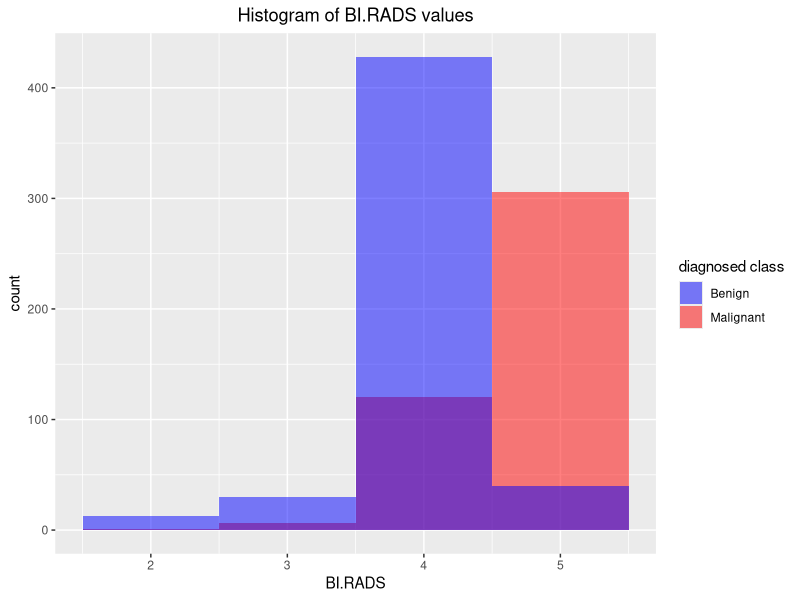
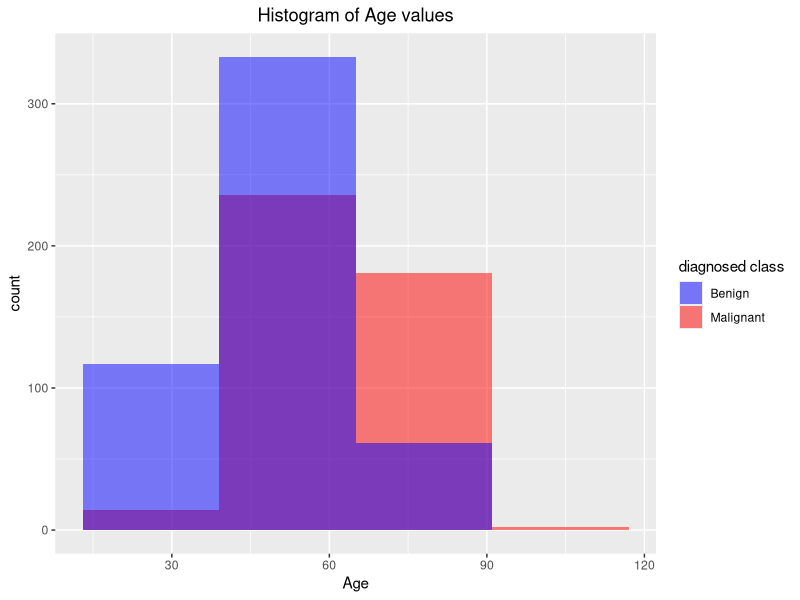
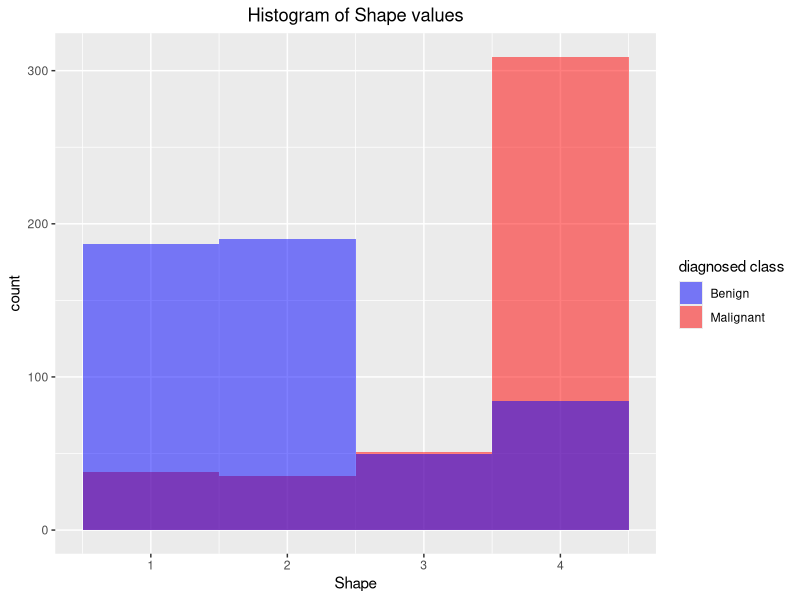
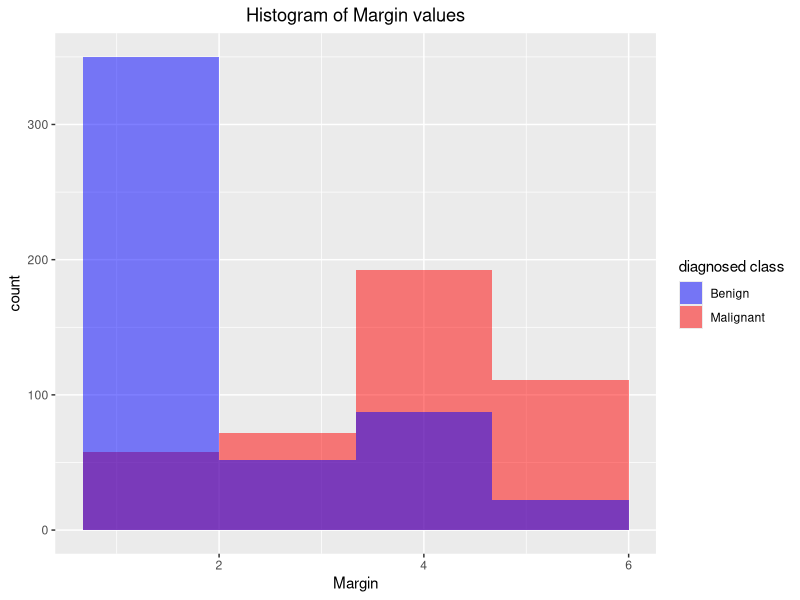
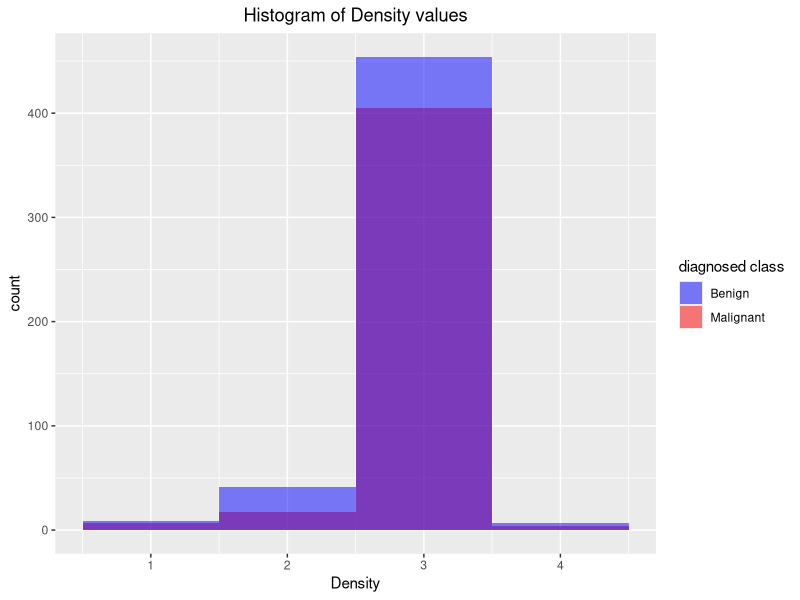
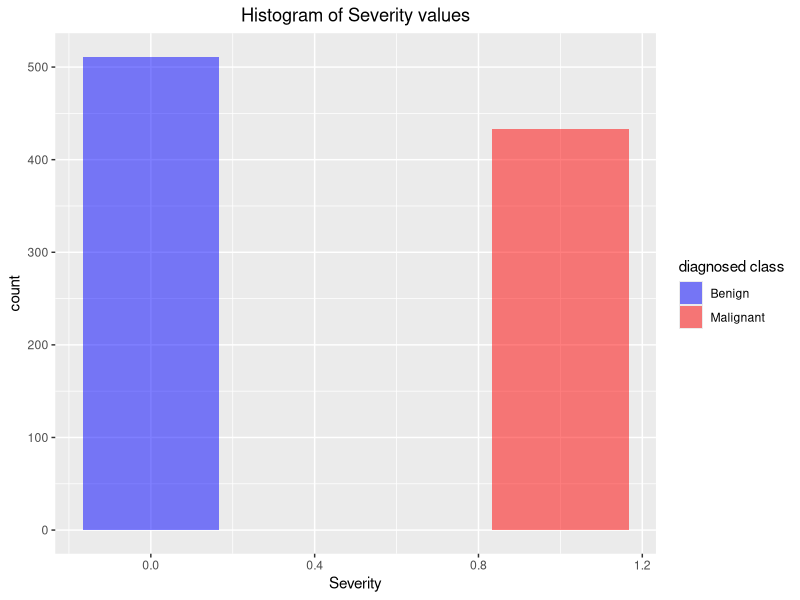
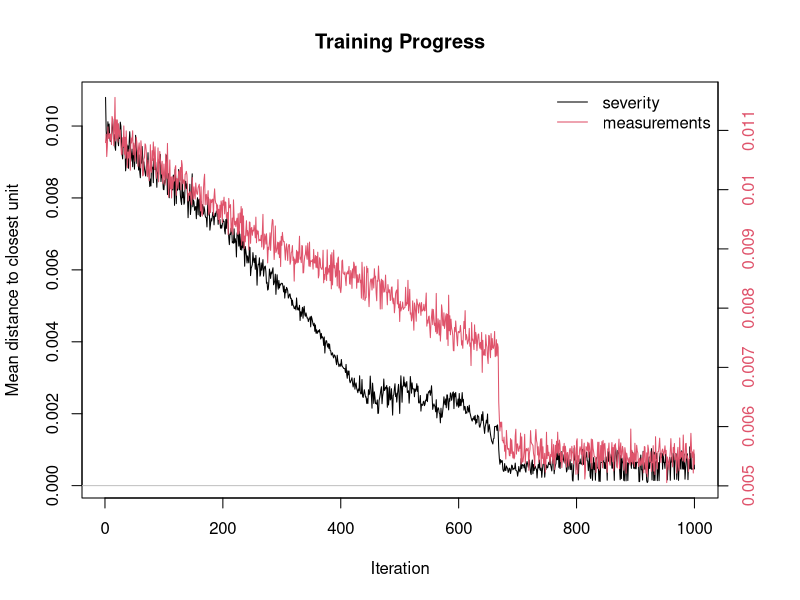
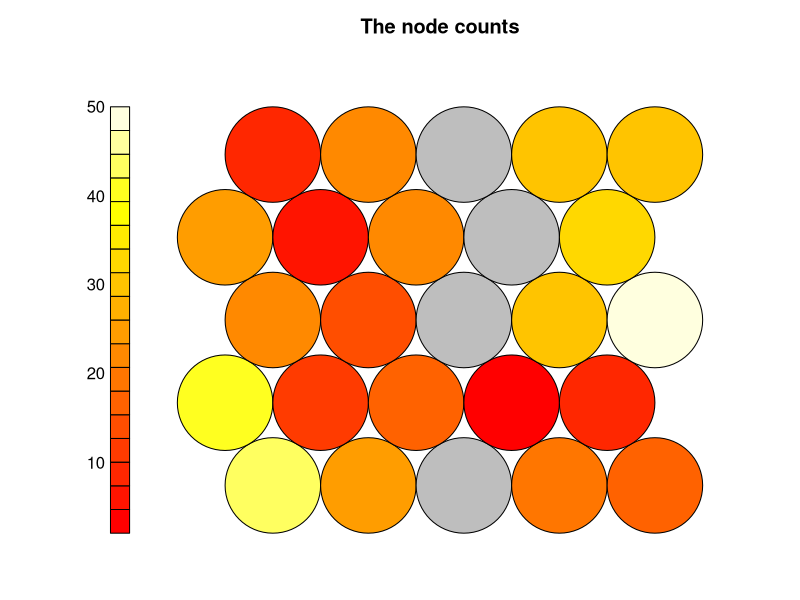

The R source for these figures, in order:
## ---- chunk 1
cat("\014")
rm(list = ls())
library(dplyr)
library(ggplot2)
library(kohonen)

## ---- chunk 2

dataset <- read.csv("./data/dataset.csv", 
                        header = TRUE, 
                        sep = ",",
                        stringsAsFactors = FALSE)

# conversion to numeric type
for (i in 1:5){
  dataset[,i] <- as.numeric(dataset[,i])
}


# predicting missing values with linear model
for(i in 1:5){
  datasetok <- switch(i,dataset[!is.na(dataset$BI.RADS),],
                      dataset[!is.na(dataset$Age),],
                      dataset[!is.na(dataset$Shape),],
                      dataset[!is.na(dataset$Margin),],
                      dataset[!is.na(dataset$Density),])
  datasetna <- switch(i,dataset[is.na(dataset$BI.RADS),],
                      dataset[is.na(dataset$Age),],
                      dataset[is.na(dataset$Shape),],
                      dataset[is.na(dataset$Margin),],
                      dataset[is.na(dataset$Density),])
  model <- switch(i,lm(BI.RADS ~ Severity,data = datasetok,na.action=na.omit),
                  lm(Age ~ Severity*(BI.RADS),data = datasetok,na.action=na.omit),
                  lm(Shape ~ Severity*(Age+BI.RADS),data = datasetok,na.action=na.omit),
                  lm(Margin ~ Severity*(Age+Shape+BI.RADS),data = datasetok,na.action=na.omit),
                  lm(Density ~ Severity*(Age+Shape+Margin+BI.RADS),data = datasetok,na.action=na.omit))
  summary(model)
  dataset[is.na(dataset[,i]),i] <- round(predict(model,datasetna))
}

# division of the data set into malignant and benign lesions
Malignant <- dataset[dataset$Severity == 1,]
Benign <- dataset[dataset$Severity == 0,]

Benign <- Benign[!(Benign$BI.RADS < 1 | Benign$BI.RADS > 5  | Benign$Shape < 1  | Benign$Shape > 4
                  | Benign$Margin < 1  | Benign$Margin > 5  | Benign$Density < 1  | Benign$Density > 4),]
Malignant <- Malignant[!(Malignant$BI.RADS < 1 | Malignant$BI.RADS > 5  | Malignant$Shape < 1  | Malignant$Shape > 4
                  | Malignant$Margin < 1  | Malignant$Margin > 5  | Malignant$Density < 1  | Malignant$Density > 4),]

numberOfMalignant <- nrow(Malignant)
numberOfBenign <- nrow(Benign)

# division into two different sets: test and training data
dataset <- rbind(Malignant,Benign)
trainingData <- rbind(Malignant[1:round(dim(Malignant)[1]/2),],Benign[1:round(dim(Benign)[1]/2),])
testingData <- rbind(Malignant[(round(dim(Malignant)[1]/2)+1):dim(Malignant)[1],],Benign[(round(dim(Benign)[1]/2)+1):dim(Benign)[1],])

# editing and correcting the names of individual lines
rownames(testingData) <- cat(1:dim(testingData)[1])
rownames(trainingData) <- cat(1:dim(trainingData)[1])

# data normalization (in the range from 0 to 1)
for (i in 1:5){
  trainingData[,i] <- (trainingData[,i] - min(trainingData[,i]))/(max(trainingData[,i])-min(trainingData[,i]))
  testingData[,i] <- (testingData[,i] - min(testingData[,i]))/(max(testingData[,i])-min(testingData[,i]))
}

# saving the data for faster loading and optimal application operation
save(dataset,testingData,trainingData,Malignant,Benign, file="./data/processed_dataset.RData")


## ---- chunk 3

ggplot(Malignant,aes(BI.RADS, fill = "Malignant")) + geom_histogram(bins = 4, alpha = 0.5) + 
  geom_histogram(data = Benign,mapping = aes(BI.RADS, fill = "Benign"),bins = 4, alpha = 0.5) +
  ggtitle("Histogram of BI.RADS values") +
  theme(plot.title = element_text(hjust = 0.5)) +
  scale_fill_manual(name="diagnosed class",values=c(Malignant="red",Benign="blue"))

ggplot(Malignant,aes(Age, fill = "Malignant")) + geom_histogram(bins = 4, alpha = 0.5) + 
  geom_histogram(data = Benign,mapping = aes(Age, fill = "Benign"),bins = 4, alpha = 0.5) +
  ggtitle("Histogram of Age values") +
  theme(plot.title = element_text(hjust = 0.5)) +
  scale_fill_manual(name="diagnosed class",values=c(Malignant="red",Benign="blue"))

ggplot(Malignant,aes(Shape, fill = "Malignant")) + geom_histogram(bins = 4, alpha = 0.5) + 
  geom_histogram(data = Benign,mapping = aes(Shape, fill = "Benign"),bins = 4, alpha = 0.5) +
  ggtitle("Histogram of Shape values") +
  theme(plot.title = element_text(hjust = 0.5)) +
  scale_fill_manual(name="diagnosed class",values=c(Malignant="red",Benign="blue"))

ggplot(Malignant,aes(Margin, fill = "Malignant")) + geom_histogram(bins = 4, alpha = 0.5) + 
  geom_histogram(data = Benign,mapping = aes(Margin, fill = "Benign"),bins = 4, alpha = 0.5) +
  ggtitle("Histogram of Margin values") +
  theme(plot.title = element_text(hjust = 0.5)) +
  scale_fill_manual(name="diagnosed class",values=c(Malignant="red",Benign="blue"))

ggplot(Malignant,aes(Density, fill = "Malignant")) + geom_histogram(bins = 4, alpha = 0.5) + 
  geom_histogram(data = Benign,mapping = aes(Density, fill = "Benign"),bins = 4, alpha = 0.5) +
  ggtitle("Histogram of Density values") +
  theme(plot.title = element_text(hjust = 0.5)) +
  scale_fill_manual(name="diagnosed class",values=c(Malignant="red",Benign="blue"))

ggplot(Malignant,aes(Severity, fill = "Malignant")) + geom_histogram(bins = 4, alpha = 0.5) + 
  geom_histogram(data = Benign,mapping = aes(Severity, fill = "Benign"),bins = 4, alpha = 0.5) +
  ggtitle("Histogram of Severity values") +
  theme(plot.title = element_text(hjust = 0.5)) +
  scale_fill_manual(name="diagnosed class",values=c(Malignant="red",Benign="blue"))

## ---- chunk 4

# create data that will be marked separately
trainingdata <- list(severity = as.matrix(trainingData[,6]),measurements = as.matrix(trainingData[,1:5]))

# set the appropriate SOM parameters
set.seed(303803)
gridNumOfRow <- 5
gridNumOfCol <- 5
numberOfIterations <- 1000
learningRate <- c(0.05,0.001)
topology <- c("rectangular", "hexagonal")
data_train_matrix <- as.matrix(trainingData)
som_grid <- somgrid(xdim = gridNumOfRow, ydim=gridNumOfCol, topo=topology[2], neighbourhood.fct = "gaussian")
som_model <- supersom(trainingdata, 
		grid=som_grid, 
		rlen=numberOfIterations, 
		alpha=learningRate, 
		keep.data = TRUE)

## ---- chunk 5

# Training progress
plot(som_model, type="changes",main="Training Progress")

# Node counts
plot(som_model, type="count",main="The node counts")

# Node maps
plot(som_model, type="mapping",main="Mapping of the activated nodes")

# Node quality
plot(som_model, type="quality",main="The quality of the mapping")

# Neighbor distance
plot(som_model, type="dist.neighbours",main="SOM neighbour distances")

# Node codes
plot(som_model, type="codes",main="Codes / Weight vectors view")

# setting the coloring function for cluster plot
coolBlueHotRed <- function(n, alpha = 1) {rainbow(n, end=4/6, alpha=alpha)[n:1]}
pretty_palette <- c("#1f77b4","#ff7f0e","#2ca02c", "#d62728","#9467bd","#8c564b","#e377c2")
c <- som_model$codes 
som_cluster <- cutree(hclust(dist(som_model$codes[[1]])), 2)
# chosen clusters
plot(som_model, type="mapping", bgcol = pretty_palette[som_cluster],main = "Classification - division into clusters")
add.cluster.boundaries(som_model, som_cluster)

## ---- chunk 6

# predict results with testing data set
testingdata <- list(measurements = as.matrix(testingData[,1:5]))
som.prediction <- predict(som_model, newdata = testingdata)
resultsTable <- table(testingData[,6],som.prediction$predictions[["severity"]])

score <- sum(diag(resultsTable)) # <---- determinant of truth table
truthTable <- resultsTable # <---- Truth table
cat("Tablica prawdy:")
print(truthTable)
predictions <- som.prediction$predictions[["severity"]] #  <---- results for test set

# count sensitivity and specificity from truth table
sensitivity <- truthTable[2,2] / (truthTable[2,2] + truthTable[1,2])
specificity <- truthTable[1,1] / (truthTable[1,1] + truthTable[2,1])

# print sensitivity and specificity
cat(paste0("\nSensitivity: ", signif(sensitivity*100,digits=4),"%"))
cat(paste0("\nSpecificity: ", signif(specificity*100,digits=4),"%"))

## ---- chunk 7
# insert allowed values from the acceptable range for the given classes (BI.RADS,Age,Shape,Margin,Density)
userdata <- c(4,28,1,1,3)
userdatamatrix <- matrix(userdata,nrow=1,ncol=5,byrow=TRUE)

# data must be normalized before prediction
for (i in 1:5){
  userdatamatrix[1,i] <- (userdatamatrix[1,i]-min(dataset[,i]))/(max(dataset[,i])-min(dataset[,i]))
}
customUserdata <- list(measurements = userdatamatrix)
som.predictionUser <- predict(som_model, newdata = customUserdata)

# print predictions
if (som.predictionUser$predictions[["severity"]][1] == 1){
  cat('The detected lesion is malignant\n')
} else{
  cat('The detected lesion is benign\n')
}
